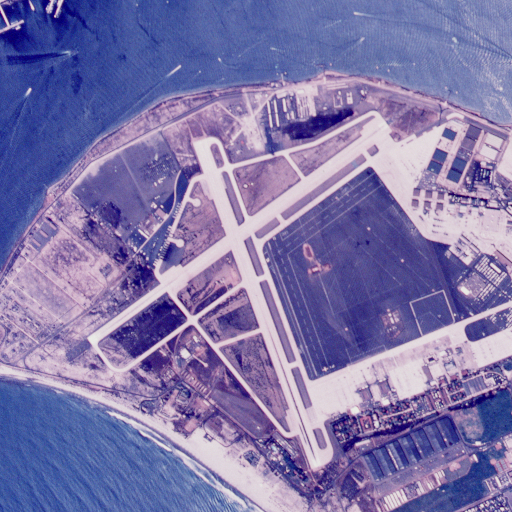
%> input picture 2.1.05.tiff, 512 x 512 px
$ octave main.m   (GNU Octave 9; MATLAB toolbox functions it lacks are replaced by stand-ins)
%> lines starting %> are read from the running program, lines starting %| are printed output that depends on the picture
### SVT.m
function [U,Sigma,V,numiter,out]  = SVT(n,Omega,b,tau,delta,maxiter,tol,EPS)
% [U,Sigma,V,numiter,output]  = SVT(n,Omega,b,tau,delta,maxiter,tol,EPS)
%
% Finds the minimum of   tau ||X||_* + .5 || X ||_F^2
%
% subject to P_Omega(X) = P_Omega(M)
%
% using linear Bregman iterations
%
% Usage:  [U,S,V,numiter]  = SVT(n,Omega,b,delta,maxiter,tol)
%
% Inputs:
%
%   n - size of the matrix X assumed n(1) by n(2). If n is a single integer, it
% is understood that n(1) = n(2).
%
%   Omega - set of observed entries.  Should be linearly indexed.
%
%   b - data vector of the form M(Omega)
%
%   tau - parameter defining the objective functional
%
%   delta - step size.  Choose delta less than 2 to be safe but
%       conservative; choose delta closer to n(1)*n(2)/length(Omega)
%       to be riskier (i.e. algorithm may diverge)
%
%   maxiter - maximum number of iterations
%
%   tol - stopping criteria (default: 1e-4)
%
%   EPS - noise constraint.  This relaxes the constraints, so that they
%       are now of the form | X(i,j) - M(i,j) | <= EPS,
%       for all indices (i,j) in omega.  Default: 0
%
% Outputs: matrix X stored in SVD format X = U*diag(S)*V'
%
%   U - n1xr left singular vectors
%
%   S - rx1 singular values
%
%   V - n2xr right singular vectors
%
%   numiter - number of iterations to achieve convergence
%
%   output - a structure with data from each iteration.  Includes:
%       output.nuclearNorm  - nuclear norm of current iterate
%       output.rank         - rank of current iterate
%       output.time         - time taken for one iteraration
%       output.residual     - the relative residual, norm(x-b)/norm(b)
% Description:
% Reference:
%
%    Cai, Candes and Shen
%    A singular value thresholding algorithm for matrix completion
%    Submitted for publication, October 2008.
%
%    See also more general code as part of the TFOCS package,
%    available at tfocs.stanford.edu as of November 2010.
%
% Written by: Emmanuel Candes
% Email: emmanuel@acm.caltech.edu
% Created: October 2008
% Efficient mex-file and PROPACK version: Stephen Becker, Nov 2008
% Modified: Stephen Becker, March 2009
% Modified: Stephen Becker, May 2009  works with complex numbers
% Modified: Farshad Harirchi and Stephen Becker, April 2011, fixing a bug.

global VERBOSE
if isempty(VERBOSE)
    % -- feel free to change these 'verbosity' parameters
    % VERBOSE = false;
    VERBOSE = 1;    % a little bit of output
    % VERBOSE = 2;    % even more output
end

time1 = cputime;
if nargin < 8 || isempty(EPS)
    EPS = false;
end
if nargin < 7 || isempty(tol)
    tol = 1e-4;
end
if nargin < 6 || isempty(maxiter)
    maxiter = 500;
end

if length(n) == 1,
    n1 = n(1); n2 = n1;
elseif length(n) == 2,
    n1 = n(1); n2 = n(2);
end
%if n1*n2 < 100*100, SMALLSCALE = true; else SMALLSCALE = false; end
SMALLSCALE = true;

m = length(Omega); [temp,indx] = sort(Omega);
% simpler: sort b also
incre = 5;
normb = norm(b);

[i, j] = ind2sub([n1,n2], Omega);
USE_SLOW_UPDATE     = false;
if EPS
    % with inequality constraints, should take delta = delta/sqrt(2) at
    % least, or delta = delta/2
    delta = delta/sqrt(2);

%     delta = delta/2; tau = 2*tau;
%     y1 = max(b-EPS,0); y2 = max(-b-EPS,0); % doesn't work well
    y1 = max(b,0); y2 = max(-b,0);

    Y = sparse(i,j,y1-y2,n1,n2,m);
    normProjM = normest(Y,1e-2);
    k0 = ceil(tau/(delta*normProjM));
    y1 = k0*delta*y1;
    y2 = k0*delta*y2;
    try
        updateSparse(Y,y1-y2,indx);
    catch
        l = lasterror;
        if strcmpi( l.identifier, 'MATLAB:UndefinedFunction')
            % mex file not installed, so do this instead:
            [indx_i,indx_j,s] = find(Y);
            Y = updateSparse_slow(Y,y1-y2,indx,indx_i,indx_j);
            USE_SLOW_UPDATE     = true;
        else
            % some other error (unexpected)
            rethrow(lasterror)
        end
    end
else
    Y = sparse(i,j,b,n1,n2,m);
    normProjM = normest(Y,1e-2);
    k0 = ceil(tau/(delta*normProjM));
    normb = norm(b);
    y = k0*delta*b; % kicking by k0 steps
    try
        updateSparse(Y,y,indx);
    catch
        l = lasterror;
        if strcmpi( l.identifier, 'MATLAB:UndefinedFunction')
            % mex file not installed, so do this instead:
            [indx_i,indx_j,s] = find(Y);
            Y = updateSparse_slow(Y,y,indx,indx_i,indx_j);
            USE_SLOW_UPDATE     = true;
        else
            % some other error (unexpected)
            rethrow(lasterror)
        end
    end

end
r = 0;

out.residual = zeros(maxiter,1);
out.rank= zeros(maxiter,1);
out.time = zeros(maxiter,1);
out.nuclearNorm = zeros(maxiter,1);

% What the best way to multiply a sparse matrix?
[forwardType, transposeType] = findBestMultiply(Y,.2);


if VERBOSE==1, fprintf('\nIteration:   '); end
for k = 1:maxiter,
    if VERBOSE==1, fprintf('\b\b\b\b%4d',k);  end
    s = r + 1;

    rInc = 4;  % make this larger for more accuracy
    %if tol < 1e-4  && relRes < 1e-1
    %rInc = rInc + max( round(log10( abs(1e-1/relRes) )), 5 );
    %end
    s = min( [r + rInc, n1, n2] );
    if SMALLSCALE
        [U,Sigma,V] = svd(full(Y),'econ');
    else
        % Make routines for multiplying by a sparse matrix
        Yt = Y';
        switch forwardType
            case 1, Yforward = @(x) Y*x;
            case 2, Yforward = @(x) Yt'*x;
            case 3, Yforward = @(x) smvp(Y,x);
        end
        switch transposeType
            case 1, Ytranspose = @(x) Yt*x;
            case 2, Ytranspose = @(x) Y'*x;
            case 3, Ytranspose = @(x) smvp(Yt,x);
        end
        OK = 0;
        while ~OK
            opts = [];
            if ~isreal(b), opts.eta = 1e-16; end
            [U,Sigma,V] = lansvd(Yforward,Ytranspose,n1,n2,s,'L',opts);
            %[U,Sigma,V] = lansvd(Y,s,'L');
            OK = (Sigma(s,s) <= tau) || ( s == min(n1,n2) );
            s = min(s + incre, min(n1,n2));
        end
    end

    sigma = diag(Sigma); r = sum(sigma > tau);
    U = U(:,1:r); V = V(:,1:r); sigma = sigma(1:r) - tau; Sigma = diag(sigma);

    x = XonOmega(U*diag(sigma),V,Omega);
    eTime = cputime - time1;
    if VERBOSE == 2
    end
    relRes = norm(x-b)/normb;
    out.residual(k) = relRes;
    out.time(k) = eTime;
    out.rank(k) = r;
    out.nuclearNorm(k) = sum(sigma);
    time1 = cputime;

    if (relRes < tol)
        break
    end
    if EPS && norm(x-b,'inf') < 2*EPS
        break
    end
    if (norm(x-b)/normb > 1e5)
        disp('Divergence!');
        break
    end

    if EPS
        y1 = max( y1 + delta*( -(x-b) - EPS), 0 );
        y2 = max( y2 + delta*(  (x-b) - EPS), 0 );
        if USE_SLOW_UPDATE
            % mex file not installed, so do this instead:
            Y = updateSparse_slow(Y,y1-y2,indx,indx_i,indx_j);
        else
            updateSparse(Y,y1-y2,indx);
        end
    else
        y = y + delta*(b-x);
        if USE_SLOW_UPDATE
            % mex file not installed, so do this instead:
            Y = updateSparse_slow(Y,y,indx,indx_i,indx_j);
        else
            updateSparse(Y,y,indx);
        end
    end
end

if VERBOSE==1, fprintf('\n'); end
numiter = k;
out.residual = out.residual(1:k,:);
out.time = out.time(1:k,:);
out.rank= out.rank(1:k,:);
out.nuclearNorm= out.nuclearNorm(1:k,:);

### private/findBestMultiply.m
function [forwardType,transposeType,details] = findBestMultiply(A,T)
% [forwardType,transposeType] = findBestMultiply(A)
%   does a speed test to determine what the fastest routine
%   for sparse matrix multiplication is, for the matrix A.
% ... = findBestMultiply(A,T)
%   tries to make each test last T seconds (there are a 6 tests total)
%
% The fastest routine will depend on the verson of Matlab, the
% computer OS, the cpu type (dual core? etc.), and the particular
% size and structure of the matrix.
%
% Stephen Becker, srbecker@caltech.edu, 3/14/09

% 5/13/09, smvp now handles complex data, so modify this accordingly

if nargin < 2, T = 1; end

At = A';
x = randn(size(A,2),1);
y = randn(size(A,1),1);
if ~isreal(A)
    x = x + 1i*randn(size(A,2),1);
    y = y + 1i*randn(size(A,1),1);
end


% how many times to repeat the test?
tic; A'*y; t = toc;

% if we want each test to last say, T, seconds, then...
nIter = max( 1, round(T/t) );


% -- for the forward multiply --

% -- Method 1: use standard MATLAB
tic; for i = 1:nIter, A*x; end; t1 = toc;

% -- Method 2: use transpose trick (works best in new versions)
tic; for i = 1:nIter, At'*x; end; t2 = toc;

% -- Method 3: simple mex file
try
    tic; for i = 1:nIter, smvp(A,x); end; t3 = toc;
catch
    l = lasterror;
    fprintf('Error thrown: %s\n',l.message);
    disp('findBestMultiply: Sorry, this probably means the smvp mex file\n\t is not installed');
    disp('Try compiling it with:  mex -O smvp.c  in the "private" subdirectory');
    t3 = Inf;
end

[m,forwardType] = min( [t1,t2,t3] );
if nargout > 2, details = [t1,t2,t3]; end


% -- for the transpose multiply --

% -- Method 1: use standard MATLAB
tic; for i = 1:nIter, At*y; end; t1 = toc;

% -- Method 2: use transpose trick (works best in new versions)
tic; for i = 1:nIter, A'*y; end; t2 = toc;

% -- Method 3: simple mex file
try
    tic; for i = 1:nIter, smvp(At,y); end; t3 = toc;
catch
%     disp('Sorry, smvp mex file not installed');
    t3 = Inf;
end

[m,transposeType] = min( [t1,t2,t3] );
if nargout > 2, details = [details,[t1,t2,t3] ]; end

### private/XonOmega.m
function y = XonOmega(U,V,varargin)
% y = XonOmega(U,V,omega)
%   This implicitly forms the matrix A = U*V'
%   and then returns A(omega).
%
% y = XonOmega(U,V,I,J)
%   does the same thing, but uses subscript indices I and J
%   ( where [I,J] = ind2sub( size(A), omega )
%
% y = XonOmega(U,V,OMEGA)
%   does the same thing, but now omega is specified by the nonzero
%   entries of the matrix OMEGA.   This will give same results
%   as previous variations IF the vector omega is sorted.
%
%   Stephen Becker, 11/10/08


% This file only runs if there is no compiled mex file in the
% path.  You do NOT want to run this file as-is, because it's
% very wasteful, except when length(omega) is comparable to nnz(U*V').

str = ['Using slow matlab code for XonOmega because mex file not compiled\n',...
    'To disable this warning in the future, run the command:\n',...
    '   warning(''off'',''SVT:NotUsingMex'')   '];

warning('SVT:NotUsingMex',str);

M = size(U,1);
N = size(V,1);
FULLMATRIX =  ( M*N < 50*50  );
if nargin > 3
    I = varargin{1};
    J = varargin{2};
    y = zeros(size(I));
    if length(I) == M*N, FULLMATRIX = true; end
    if FULLMATRIX
        omega = sub2ind( [M,N], I, J );
    end
else
    omega = varargin{1};
    if length(omega) == M*N, FULLMATRIX = true; end
    if isvector(omega)
        if ~FULLMATRIX
            [I,J] = ind2sub(  [M,N], omega );
            y = zeros(size(omega));
        end
    else
        if FULLMATRIX
            omega = find( omega );
            y = zeros(size(omega));
        else
            [I,J] = find( omega );
            y = zeros(size(I));
        end
    end
end


if FULLMATRIX
    % if Omega is the entire index set, or
    % if U and V are small, this is simplest and fastest:

    A = U*V';
    y = A(omega);
    disp('FULL MATRIX');

else
    % this will be slow, but for large matrices it's the only
    % practical option

    for k = 1:length(I)
        y(k) = U( I(k), :) * ( V( J(k), : )' );
    end
end

### main.m
clear all
close all
clc

randn('state',2009);
rand('state',2009);

%%
image = imread('.\2.1.05.tiff');
%> image is the input picture: size 512x512x3 uint8; mean R, G, B 126.4, 117.7, 168.8
M1 = double(image(:,:,1));
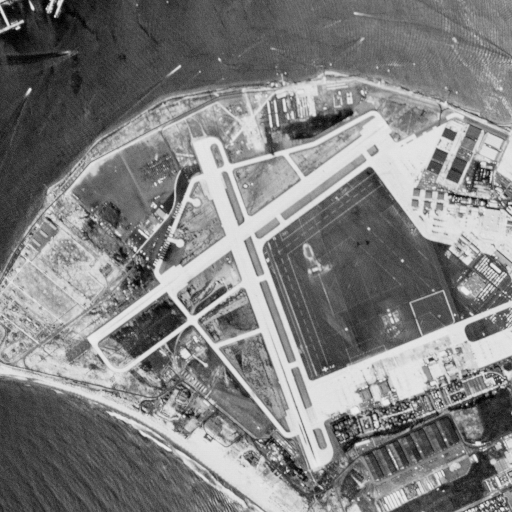
%> M1: size 512x512 double; min 0, max 235, mean 126.4
M2 = imresize(M1,[513 513]);
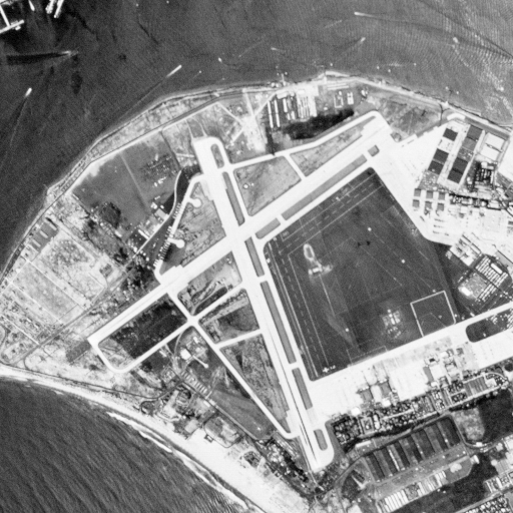
%> M2: size 513x513 double; min -0.542, max 234.6, mean 126.4; drawn with min black and max white
M3 = imresize(M2,[510 510]);
%M4 = floor(imresize(M2,[513 513]))+(0.1)*ones(513);
M4 = floor(imresize(M1,[512 512]));

M = M4;
figure; plot(svd(M))
%> after `plot(svd(M))`:
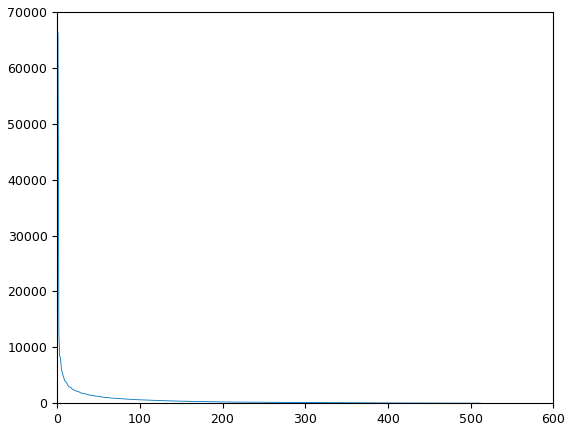
%> figure redrawn from the program's plot data; curve peaks at x = 1, y = 66270.9
[n1,n2] = size(M);
%> n1 = 512; n2 = 512
r = 10;

df = r*(n1+n2-r);
%> df = 10140
oversampling = 5;
m = round(min(5*df,round(.99*n1*n2)));
%> m = 50700
p  = m/(n1*n2);
%> p = 0.193

Omega = randsample(n1*n2,m);
data = M(Omega);

x = mod(Omega-1,n1)+1;
y = floor((Omega-1)./n1) + 1;
Y = zeros(n1,n2);
for i = 1:m
    Y(x(i),y(i)) = M(x(i),y(i));
end
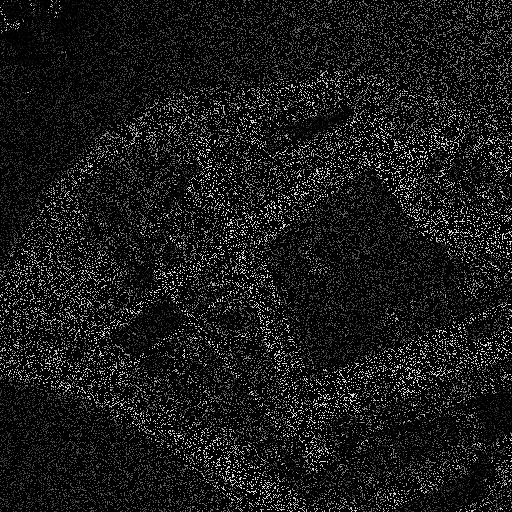
%> Y: size 512x512 double; min 0, max 233, mean 24.5
rank(Y)
%> ans = 512
%% Set parameters and solve
tau = 100*sqrt(n1*n2)  %increase tau to increase accuracy; decrease it for speed
%> tau = 51200
% delta = 1.2/p   % delta < 2 is a safe choice, but the algorithm may be slower than necessary
delta = 1;
maxiter = 500;
tol = 1e-4;

% Approximate minimum nuclear norm solution by SVT algorithm
fprintf('\nSolving by SVT...\n');
tic
[U,S,V,numiter] = SVT([n1 n2],Omega,data,tau,delta,maxiter,tol);
%> in SVT, `normb = norm(b);`: normb = 31337.4
%> in SVT, `normProjM = normest(Y,1e-2);`: normProjM = 12962.4
%> in SVT, `k0 = ceil(tau/(delta*normProjM));`: k0 = 4
%> in findBestMultiply, `At = A';`:
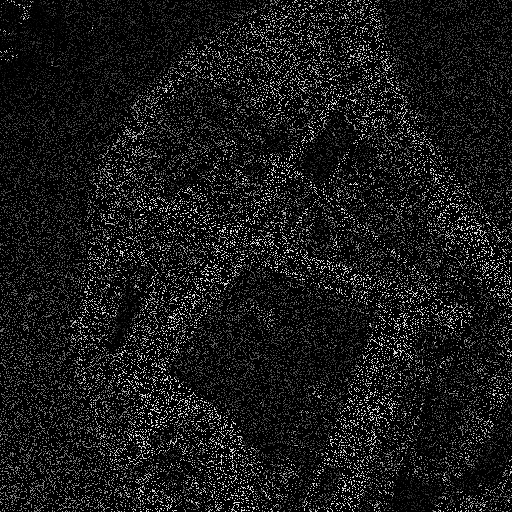
%> At: size 512x512 double; min 0, max 233, mean 24.5; mean of the top-left, top-right, bottom-left and bottom-right quarters 19.9, 25.5, 28, 24.6
%> in SVT, `[forwardType, transposeType] = findBestMultiply(Y,.2);`: forwardType = 2
%> the run ends on the next line
